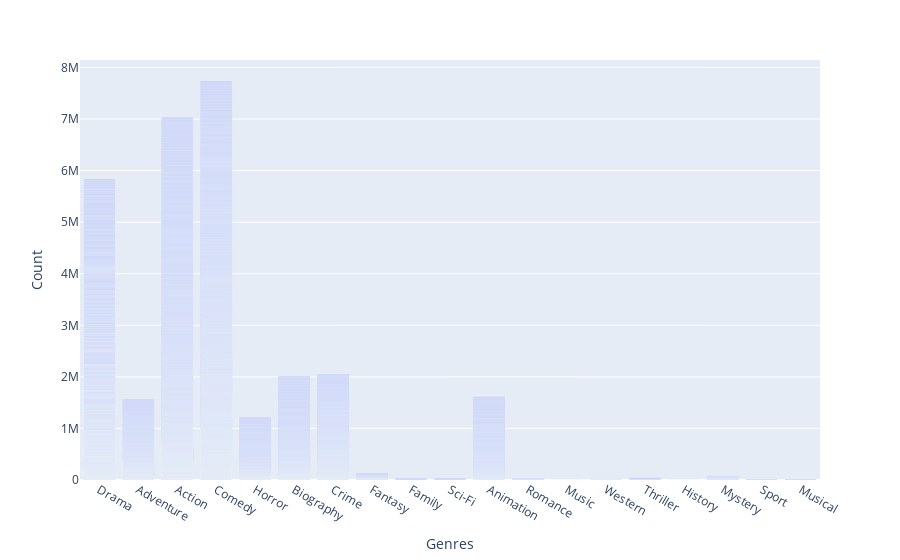

Here is the notebook cell this chart was saved with:
### Code cell
fig = px.bar(data_frame=df.genre, x=df.genre.values, y=df.genre.index, labels={"x":"Genres","index":"Count"})
#fig.update_layout(xaxis={"categoryorder":"total descending"})

fig.show()

### Figure 1 — Plotly figure (JSON) as saved in the notebook; plotly's stock layout.template omitted (floating-point values rounded to 4 significant figures; data arrays with more than 128 entries replaced by an {"elided": "..."} marker saying what was removed)
{"data": [{"alignmentgroup": "True", "hovertemplate": "Genres=%{x}<br>Count=%{y}<extra></extra>", "legendgroup": "", "marker": {"color": "#636efa", "pattern": {"shape": ""}}, "name": "", "offsetgroup": "", "orientation": "v", "showlegend": false, "textposition": "auto", "type": "bar", "x": {"elided": "7668 str values"}, "xaxis": "x", "y": {"elided": "7668 int values"}, "yaxis": "y"}], "layout": {"barmode": "relative", "legend": {"tracegroupgap": 0}, "margin": {"t": 60}, "xaxis": {"anchor": "y", "domain": [0, 1], "title": {"text": "Genres"}}, "yaxis": {"anchor": "x", "domain": [0, 1], "title": {"text": "Count"}}}}
